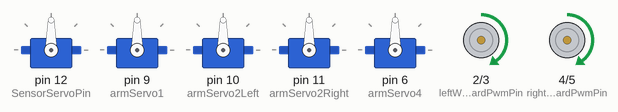
Recording of a sketch running on a simulated Arduino Mega 2560, built with avr-gcc and run on an emulated ATmega2560. Shown: 5 × servo, motor-driver pin pairs drawn as motors (green arrow = first pin HIGH = forward, orange = second pin HIGH = backward, longer = more drive).

Above: at 0.6 s.
At 3.6 s:
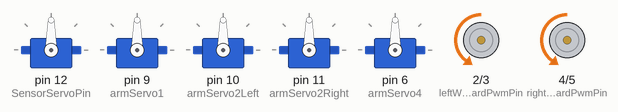
At 5.1 s:
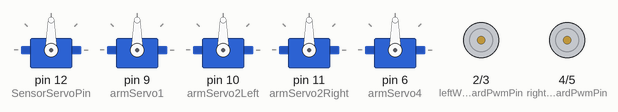
Timing chart, 0 to 7.9 s (numbered marks = the images above):
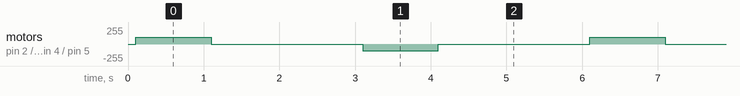

Measured:
- by itself, motor on pin 2 (leftWheelForwardPwmPin) / pin 3 (leftWheelBackwardPwmPin), motor on pin 4 (rightWheelForwardPwmPin) / pin 5 (rightWheelBackwardPwmPin): repeats every 6.0 s: stopped 2.0 s, backward 100/255 1.0 s, stopped 2.0 s, forward 100/255 1.0 s

The sketch:

V2_3-28-24_Nature_Rover_Introducing_BTS_motor_driver.ino
```cpp
#include<SoftwareSerial.h>
#include<Servo.h>
#include "WheelMotors.h"
#include "RoboticArm.h"
#include "ObstacleAvoidance.h"
#include "Line_follower.h"
#include "Sensors.h"


int lastReading = millis()/1000; //Last reading timestamp in second.
byte readingDelays = 3; //Delay between successive readings in second.


void setup() {
  Serial.begin(9600);

  setUpMotorPins();
  setUpSensorPins();
 //PWM pins in arduino Uno:  3, 5, 6, 9, 10, 11
  //Handling the servo motors
  sensorServo.attach(SensorServoPin);
  sensorServo.write(90);
  armServo1.attach(9);
  armServo2Left.attach(10);
  armServo2Right.attach(11);
 // armServo3.attach(5);
  armServo4.attach(6); //6th port of the servo power module.
 // armServo5.attach(7);


 // initializeRoboticArm(); //Moves different servo motors to their desired
                           //initial angle.
  delay(100);


  /*Setting up sensors*/


  //  setUpObstacleAvoidancePins();
  //Line follower IR channels


 // setUpLineFollowerPins();

 //Serial.println("Setup done!");

}


unsigned long preMillis = millis();

int actionValue = 150;
int timeThreshold = 100; //After how much time we will call Stop();


String command = "a";   //Command received via Serial
char Action = 'a'; //Which action we will take. Example: Mode setup
String speedString = "x";
unsigned short carMode = 1; // 1 - Joystick driving mood
                            // 2- Obstacle avoidance mood


void loop()
{
 goForward(100);
 delay(1000);
 Stop();
 delay(2000);
 goBackward(100);
 delay(1000);
 Stop();
 delay(2000);
          //  if (Serial.available())
          //  {
          //       command = Serial.readStringUntil('.');
          //       Action = command[0]; //The type of action the remote wants us to take.
          //       speedString = command.substring(2, command.length());
          //       actionValue = speedString.toInt();
          //       preMillis = millis();
          //     //  Serial.println("Recieved command!");

          //               switch(Action) //Which action we are going to take.
          //               {
          //                     case 'f':
          //                     if(carMode==1)
          //                     {
          //                            goForward(actionValue);
          //                            timeThreshold = 100;
          //                     }
          //                     break;

          //                     case 'b':
          //                     if(carMode==1){
          //                     goBackward(actionValue);
          //                     timeThreshold = 100;
          //                     }
          //                     break;
          //                     case 'l': //Left direction
          //                     if(carMode==1){
          //                     goLeft(actionValue);  //Turning half at a speed of going.
          //                     timeThreshold = 60;
          //                     }
          //                     break;

          //                     case 'r': //Right direction
          //                     if(carMode==1){
          //                     goRight(actionValue);
          //                     timeThreshold = 60;   //Turning at the half speed of going
          //                     }
          //                     break;

          //                     case 'm': //Mode setup
          //                     {
          //                       if(actionValue==3)  //the controller wants to set carmode to 3
          //                       {
          //                          initializeSensors();
          //                       }
          //                       else if(carMode==3) //If the actionValue is not 3 and the car was previously set
          //                                           //to sensor reading mode.
          //                       {
          //                           turnOffSensors();
          //                       }
          //                       //Changing the car mode.
          //                       carMode = actionValue;
          //                     }
          //                     break;

          //                     case 'u': //The base continuous rotation servo of the arm
          //                     {
          //                      if(actionValue==1){     armServo1.write(CRSspeed+90);       }  //moving in the forward direction.
          //                      else { armServo1.write(90-CRSspeed); }  //moving in the backward direction
          //                      delay(CRSruntime);   //for a short time.
          //                      armServo1.write(90); //then stopping the motor from rotating.
          //                     }
          //                     break;

          //                     case 'v': //The left and right CSR from the base of the arm.
          //                     {
          //                         if(abs(actionValue) ==1 && anglePairIndex+actionValue>=0 && anglePairIndex+actionValue <= 176)
          //                         {
          //                           anglePairIndex+=actionValue;
          //                           armServo2Left.write(leftAngles[anglePairIndex]);
          //                           armServo2Right.write(rightAngles[anglePairIndex]);
          //                          delay(10);
          //                         }
          //                     }
          //                     break;

          //                     case 'w': //Third CR servo counting from the base of the arm.
          //                     {
          //                      if(actionValue==1){     armServo4.write(CRSspeed+90);       }  //moving in the forward direction.
          //                      else { armServo4.write(90-CRSspeed); }  //moving in the backward direction
          //                      delay(CRSruntime);   //for a short time.
          //                      armServo4.write(90); //then stopping the motor from rotating.

          //                     }
          //                     break;

          //                     case 'y': //The wrist of the arm. Mini metal gear motor is used.
          //                     {
          //                        moveWrist(actionValue);
          //                     }
          //                     break;

          //                      case 'z': //The gripper mechanism is implemented using gear motor.
          //                     {
          //                        moveGripper(actionValue);
          //                     }
          //                     break;

          //                      default: //"c:val." here c comes as 1,2,3,.... indicating the index of the changed OA settings.
          //                      {
          //                          oaSettingsValue[Action - '0'] = actionValue;
          //                      }
          //               }
          //  }
          //  else
          //  {
          //               if(carMode==1 && millis() - preMillis > timeThreshold) //We will stop only when in mode-1 joystick driving mode.
          //               {
          //                 Stop();
          //                 preMillis = millis();
          //               }
          //  }

          //   if(carMode==2) //Whether car is in collission avoidance mode.
          //   {
          //                avoidObstacles();
          //   }

          //   if(carMode==3)
          //   {
          //       if(millis()/1000 - lastReading > readingDelays)
          //        {
          //        lastReading = millis()/1000;
          //        Serial.print(sensorReadings());
          //        Serial.flush();
          //        };
          //   }
          //   if(carMode==4)
          //   {
          //     while(Serial.available()==0) //LFR starts as soon as some new command comes via the serial monitor.
          //     {
          //       followLine();
          //     }
          //     /*
          //     Serial.print(analogRead(A5));
          //     Serial.print("   ");
          //     Serial.print(analogRead(A4));
          //     Serial.print("   ");
          //     Serial.println(analogRead(A3));
          //     delay(500);
          //     */
          //   }


}
```

Line_follower.h
```cpp
//#include"ObstacleAvoidance.h"

#define leftIRpin A5
#define middleIRpin A4
#define rightIRpin A3
#define leftIRvalue analogRead(leftIRpin)
#define middleIRvalue analogRead(middleIRpin)
#define rightIRvalue analogRead(rightIRpin)

#define leftThreshold 30
#define middleThreshold 30
#define rightThreshold  20

//  setUpLineFollowerPins()
//   {
//     pinMode(leftIRpin, INPUT);
//     pinMode(rightIRpin, INPUT);
//     pinMode(middleIRpin, INPUT);
//   }


/*
                  Black                     Threshold                          White
Left           70 - 75 -  80                    100                        110 - 125 -  140
Middle         80 - 85 -  90                    103                        110 - 120 -  130
Right          65   70 -  75                    85                         90  - 100 -  105


*/

//Black value range
//White value range

#define forwardPwm 200
#define leftRightPwm 250


//We'll try while loop instead of if else.

/*
if all the sensor faces white then the car will not move and
indicate it with the sensor servo moving a bit.

*/
void followLine()
{

   if(leftIRvalue < leftThreshold)
      {
          while(middleIRvalue > middleThreshold) //Once the left sensor is on the black line, move until the car is aligned perfectly.
          {
            goLeft(leftRightPwm);
          }
      // delay(wait);
      }
      else if(rightIRvalue < rightThreshold)
      {
          while(middleIRvalue > middleThreshold) //Once the right sensor is on the black line, move until the car is aligned perfectly.
          {
          goRight(leftRightPwm);
          }
      // delay(wait);
      }
      else
      {
          goForward(forwardPwm);
      }

}
```

ObstacleAvoidance.h
```cpp
Servo sensorServo;  //Servomotor carrying the sonar sensor.
#define SensorServoPin 12 //Pin for sensorServo

#define trigPin 13
#define echoPin A0

unsigned short middleDistance = 0;
unsigned short rightDistance = 0;
unsigned short leftDistance = 0;
unsigned short oaSpeed = 90; //PWM value while driving in obstacle avoidance (OA) mode.

void setUpObstacleAvoidancePins()
{
  pinMode(trigPin, OUTPUT); // Sets the trigPin as an Output
  pinMode(echoPin, INPUT); // Sets the echoPin as an Input
}

#define successiveAngleWriteDelay 5 //The delay between changing each degree angle of the ultrasonic sensor.

//When the car was initially built it was being controlled by
//another arduino (Nano) via a joystick over bluetooth.
//These settings helped to finetune different parameters realtime without uploading the code.
//Though the current version expects a mobile app to send commands;
//but this setting was pretty meaningful for the Arduino Nano controller.

#define noSettings 5               //Number of Settings

        //   String oaSettings[noSettings] =  {"OA BF PWM", "OA BF time", "OA LR PWM" , "OA LR time", "Safe Distance"};   //The obstacle avoidance mode settings and values.
 unsigned short  oaSettingsValue[noSettings] = {200,         80,           230,          400,          12 };     //Time in millisecond, Safe distance is in inch.
                                      /*Index:  0             1             2             3             4*/


int calculateDistance(){

  digitalWrite(trigPin, LOW); //Extra pin number 14
  delayMicroseconds(2);
  // Sets the trigPin on HIGH state for 10 micro seconds
  digitalWrite(trigPin, HIGH);
  delayMicroseconds(10);
  digitalWrite(trigPin, LOW);
 long duration = pulseIn(echoPin, HIGH); // Reads the echoPin, returns the sound wave travel time in microseconds

  return duration*0.0068; //returns distance in inch.
}


void avoidObstacles()
{
   middleDistance = calculateDistance();
// serialPrint('M', middleDistance);

      if(middleDistance < oaSettingsValue[4]) //oaSettingsValue[4] = safeDistance
      {
       Stop();

       for(int i = 90; i>=0; i--)
       {
       sensorServo.write(i);
       delay(successiveAngleWriteDelay);
       }
                                         //Moving US sensor to the right slowly
       delay(1000);                          //Keeping the sensor steady for 1000 ms.
       rightDistance = calculateDistance();  //returns distance in inch unit
     //  serialPrint('R', rightDistance);      //Sending the reading to the controller.
       delay(500);

       for(int i = 0; i<=180; i++)
       {
       sensorServo.write(i); //Moving ultrasonic sensor to the left
       delay(successiveAngleWriteDelay);
       }

       delay(1000);       //Keeping the sensor steady on the servo to get a stable reading.
       leftDistance = calculateDistance();  //Calculating left distance.
      // serialPrint('L', leftDistance);      //Sending the data to the controller.
       delay(500);

      for(int i  =180; i>= 90; i--){
       sensorServo.write(i);               //Taking back the sensor on the servo to front direction
       delay(successiveAngleWriteDelay);
      }
       delay(1000);                          //Having a short delay before going to newly found direction.


        if(rightDistance >= oaSettingsValue[4] && rightDistance >= leftDistance)  //Whether right side has enough safe
       {
        goRight(oaSettingsValue[2]);
        delay(oaSettingsValue[3]);
       }
       else if(leftDistance >= oaSettingsValue[4])   //oaSettingsValue[4]  = safe distance.
       {
          goLeft(oaSettingsValue[2]);
          delay(oaSettingsValue[3]);
       }
      else{
        goBackward(oaSettingsValue[0]);
        delay(oaSettingsValue[1]);
       }

      }
      else
      {
        goForward(oaSettingsValue[0]);
      }
}
```

WheelMotors.h
```cpp
#include "Arduino.h"
//Common enable pin for Enable1 and Enable2;
//Speed of 2 right wheels and 2 left wheels is controlled by this common pin.


#define leftWheelForwardPwmPin   2
#define leftWheelBackwardPwmPin  3
#define rightWheelForwardPwmPin  4
#define rightWheelBackwardPwmPin 5

void Stop()
{
  analogWrite(leftWheelForwardPwmPin, 0);
  analogWrite(leftWheelBackwardPwmPin, 0);
  analogWrite(rightWheelForwardPwmPin, 0);
  analogWrite(rightWheelBackwardPwmPin, 0);
}


setUpMotorPins()
{
   //Declaring 4 wheel's motor's common enable pin and setting it to 0 (In range 0 to 255)

   pinMode(leftWheelForwardPwmPin, OUTPUT);
   pinMode(leftWheelBackwardPwmPin, OUTPUT);
   pinMode(rightWheelForwardPwmPin, OUTPUT);
   pinMode(rightWheelBackwardPwmPin, OUTPUT);


  Stop(); //Setting the enable pins to 0 for all the wheels.
  //setUpSensorPins();
}


void rightForward(int actionValue) //Sets the right motor to move forward
{
  analogWrite(rightWheelBackwardPwmPin, 0);
  analogWrite(rightWheelForwardPwmPin, actionValue);
}

void rightBackward(int actionValue)
{
  analogWrite(rightWheelForwardPwmPin, 0);
  analogWrite(rightWheelBackwardPwmPin, actionValue);
}

void leftForward(int actionValue)
{
  analogWrite(leftWheelBackwardPwmPin, 0);
  analogWrite(leftWheelForwardPwmPin, actionValue);
}

void leftBackward(int actionValue)
{
  analogWrite(leftWheelForwardPwmPin, 0);
  analogWrite(leftWheelBackwardPwmPin, actionValue);
}


void goForward(int actionValue)
{
 rightForward(actionValue);
 leftForward(actionValue);
}

void goBackward(int actionValue)
{
  rightBackward(actionValue);
  leftBackward(actionValue);
}

void goLeft(int actionValue)
{
 rightForward(actionValue);
 leftBackward(actionValue);
}


void goRight(int actionValue)
{
    leftForward(actionValue);
    rightBackward(actionValue);
}


/*
#define rightWheelEnable 2
#define leftWheelEnable 3

//Pin declaration for left motor.
#define in1   22
#define in2  23

//Pin declaration for right motor.
#define in3  24
#define in4  25


void Stop()
{
  analogWrite(rightWheelEnable, 0);
  analogWrite(leftWheelEnable, 0);
}

void rightForward(int actionValue) //Sets the right motor to move forward
{
  analogWrite(leftWheelEnable, actionValue);
  digitalWrite(in3, HIGH);
  digitalWrite(in4, LOW);
}

void rightBackward(int actionValue)
{
   analogWrite(leftWheelEnable, actionValue);
  digitalWrite(in3, LOW);
  digitalWrite(in4, HIGH);
}

void leftForward(int actionValue)
{
 analogWrite(rightWheelEnable, actionValue);
  digitalWrite(in1, HIGH);
  digitalWrite(in2, LOW);

}

void leftBackward(int actionValue)
{
   analogWrite(rightWheelEnable, actionValue);
  digitalWrite(in1, LOW);
  digitalWrite(in2, HIGH);
}


void goForward(int actionValue)
{
 rightForward(actionValue);
 leftForward(actionValue);
}

void goBackward(int actionValue)
{
  rightBackward(actionValue);
  leftBackward(actionValue);
}

void goLeft(int actionValue)
{
 rightForward(actionValue);
 leftBackward(actionValue);
}


void goRight(int actionValue)
{
    left  Forward(actionValue);
    rightBackward(actionValue);
}


*/
```

Source omitted: RoboticArm.h (5748 bytes), Sensors.h (4668 bytes)
